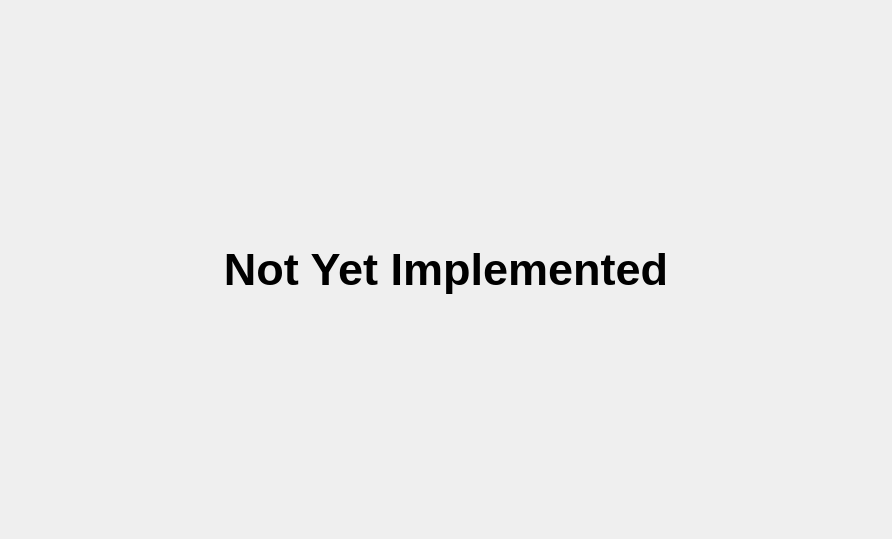
<?xml version="1.0" encoding="UTF-8"?>
<ui version="4.0">
 <class>Database_MonsterGroups</class>
 <widget class="QWidget" name="Database_MonsterGroups">
  <property name="geometry">
   <rect>
    <x>0</x>
    <y>0</y>
    <width>892</width>
    <height>539</height>
   </rect>
  </property>
  <property name="minimumSize">
   <size>
    <width>892</width>
    <height>539</height>
   </size>
  </property>
  <property name="maximumSize">
   <size>
    <width>892</width>
    <height>539</height>
   </size>
  </property>
  <property name="windowTitle">
   <string>Monster Groups</string>
  </property>
  <property name="windowIcon">
   <iconset resource="gui_icons.qrc">
    <normaloff>:/icons/openrpgmaker.png</normaloff>:/icons/openrpgmaker.png</iconset>
  </property>
  <property name="styleSheet">
   <string notr="true">.QFrame
{
	border-width: 1px;
	border-style: solid;
	border-color: palette(window-text);
}

.QFrame&gt;QLabel
{
	border-width: 0px;
	background-color: palette(window-text);
	color: palette(window);
	font-weight: bold;
}

.QFrame&gt;QCheckBox
{
	background-color: palette(window-text);
	border-width: 0px;
	border-style: none;
	color: palette(window);
	spacing: 3px;
	font-weight: bold;
	padding: 0px 0px 0px 3px;
}

.QFrame&gt;QCheckBox::indicator
{
	min-width: 8px;
	max-width: 8px;
	min-height: 8px;
	max-height: 8px;
	width: 8px;
	height: 8px;
	border-width: 2px;
	border-radius: 0px;
	border-style: ridge;
	border-color: palette(mid);
}

.QFrame&gt;QCheckBox::indicator:unchecked
{
	background-color: palette(base);
}

.QFrame&gt;QCheckBox::indicator:checked
{
	background-color: palette(window-text);
}

.QFrame&gt;QCheckBox::indicator:hover
{
	border-color: palette(highlight);
}</string>
  </property>
  <layout class="QVBoxLayout" name="verticalLayout">
   <item>
    <widget class="QLabel" name="label">
     <property name="font">
      <font>
       <pointsize>34</pointsize>
       <weight>75</weight>
       <bold>true</bold>
      </font>
     </property>
     <property name="text">
      <string>Not Yet Implemented</string>
     </property>
     <property name="alignment">
      <set>Qt::AlignCenter</set>
     </property>
    </widget>
   </item>
  </layout>
  <action name="aAddPage">
   <property name="icon">
    <iconset resource="gui_icons.qrc">
     <normaloff>:/icons/filenew.png</normaloff>:/icons/filenew.png</iconset>
   </property>
   <property name="text">
    <string>Add Page</string>
   </property>
  </action>
  <action name="aDeletePage">
   <property name="icon">
    <iconset resource="gui_icons.qrc">
     <normaloff>:/icons/editdelete.png</normaloff>:/icons/editdelete.png</iconset>
   </property>
   <property name="text">
    <string>Delete Page</string>
   </property>
  </action>
  <action name="aCopyPage">
   <property name="icon">
    <iconset resource="gui_icons.qrc">
     <normaloff>:/icons/editcopy.png</normaloff>:/icons/editcopy.png</iconset>
   </property>
   <property name="text">
    <string>Copy Page</string>
   </property>
  </action>
  <action name="aPastePage">
   <property name="icon">
    <iconset resource="gui_icons.qrc">
     <normaloff>:/icons/editpaste.png</normaloff>:/icons/editpaste.png</iconset>
   </property>
   <property name="text">
    <string>Paste Page</string>
   </property>
  </action>
 </widget>
 <resources>
  <include location="gui_icons.qrc"/>
 </resources>
 <connections/>
</ui>
